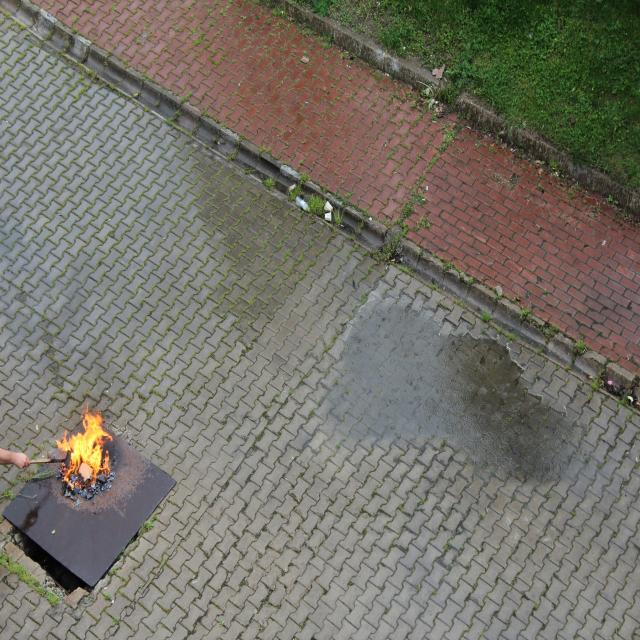
%> input picture Fase II Segmentacion/examples/original/173_JPG.rf.3d77dde3b3a5641f2b17638b3c40b8e3.jpg, 640 x 640 px
$ octave --eval "smoke('../../Fase II Segmentacion/examples/original/173_JPG.rf.3d77dde3b3a5641f2b17638b3c40b8e3.jpg');"   (GNU Octave 9; MATLAB toolbox functions it lacks are replaced by stand-ins)
%> lines starting %> are read from the running program, lines starting %| are printed output that depends on the picture; in (x1, y1, x2, y2) boxes, pixels count from 0 and x2, y2 are one past the last pixel; in counts of white or black regions, pixels touching at a corner belong together; the program's own positions count from 1
function smoke(path)

% 0. Parámetros
clip = 0.02;
sigma = 4;          % Suavizado moderado para resaltar la textura del humo
K = 6;              % Número de clústeres para segmentación
radius = 1;         % Parámetro LBP
neighbors = 8;      % Parámetro LBP
T_smoke = 0.30;     % Umbral de distancia Chi-cuadrado

% 1. Leer imagen y convertir a Lab
I = imread(path);
%> I is the input picture: size 640x640x3 uint8; mean R, G, B 117.2, 114.2, 104.4
lab = rgb2lab(I);
%> lab: size 640x640x3 double; mean of channels 1, 2, 3 47.9, -0.6, 6.1
L = lab(:,:,1);
A = lab(:,:,2);
B = lab(:,:,3);
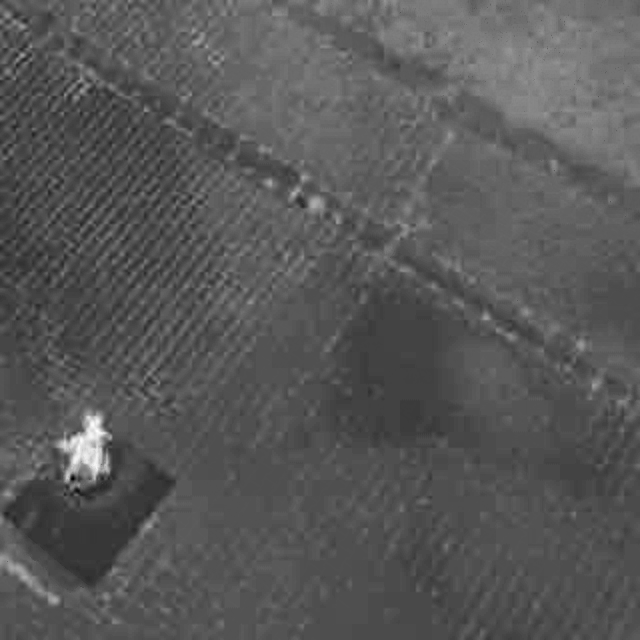
%> B: size 640x640 double; min -29.42, max 73.34, mean 6.1; drawn with min black and max white

% 2. Preprocesamiento (Realce de textura)
% CLAHE ayuda a que el LBP "vea" mejor las variaciones del humo
Lc = adapthisteq(L/100, 'ClipLimit', clip);
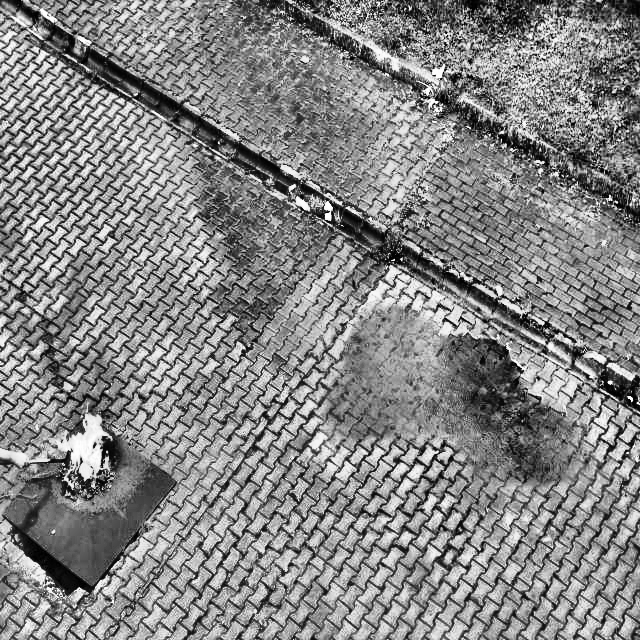
%> Lc: size 640x640 double; min 0, max 1, mean 0.523
Ls = imgaussfilt(Lc, sigma);
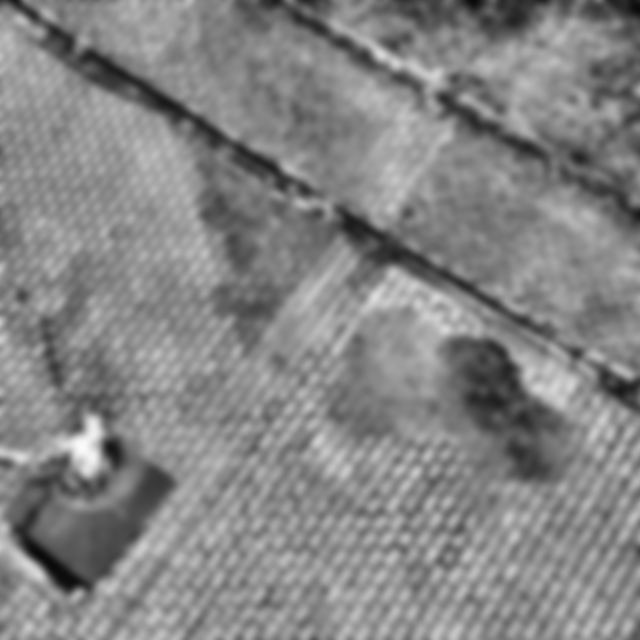
%> Ls: size 640x640 double; min 0.0355, max 0.983, mean 0.523

% 3. Segmentación por Color (K-means)
% Normalizamos canales para agrupar colores similares
X = reshape(cat(3, L/100, mat2gray(A), mat2gray(B)), [], 3);
[idx, ~] = kmeans(X, K, 'Replicates', 3, 'MaxIter', 200);
labels = reshape(idx, size(L));
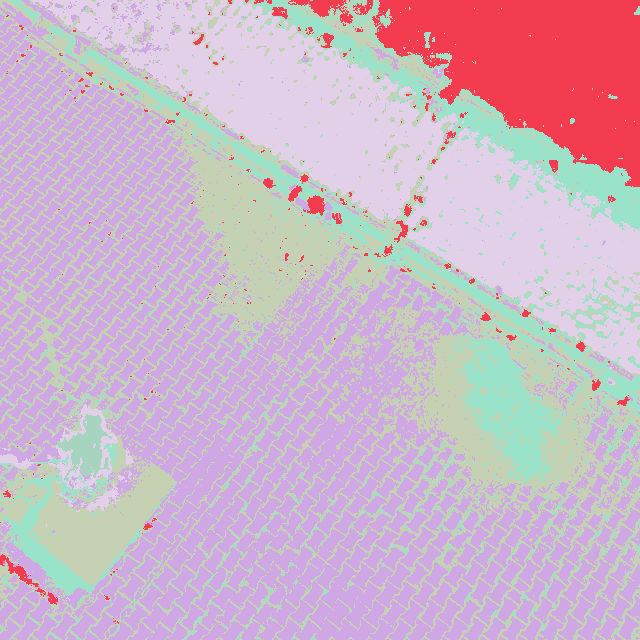
%> labels: size 640x640 double; 6 distinct labels, from 1 to 6; one colour per label, 0 black

% 4. Selección del Candidato a Humo (Basado en Color Gris)
% El humo suele ser neutro (A y B cerca de 0) y brillo medio-alto
meanL = zeros(K,1);
chroma = zeros(K,1);

for i = 1:K
    mask = (labels == i);
    meanL(i) = mean(L(mask));
    % Cromaticidad: qué tan lejos está del gris neutro
    chroma(i) = sqrt(mean(A(mask))^2 + mean(B(mask))^2);
end
%> this loop made 6 passes
%> pass 1, in smoke, `mask = (labels == i);`:
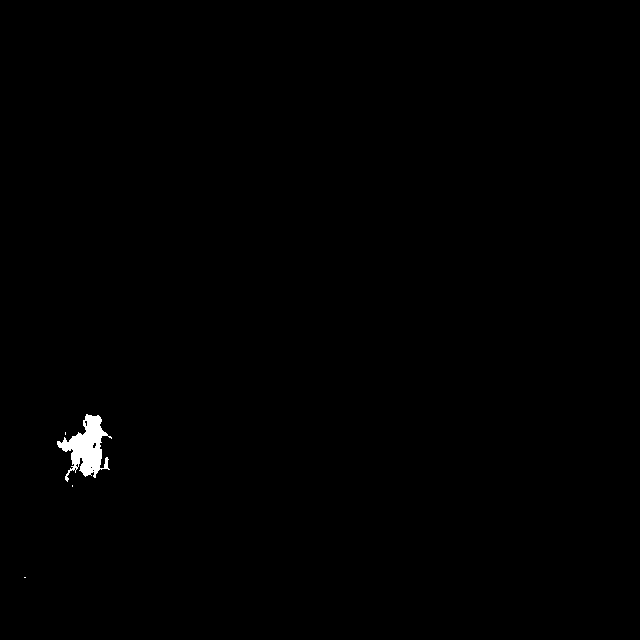
%> mask: size 640x640 logical; 0.41% white; 4 white regions (3 under 20 px), largest, box (x1, y1, x2, y2) and area: (57, 414, 112, 482) 1653
%> pass 3, in smoke, `mask = (labels == i);`:
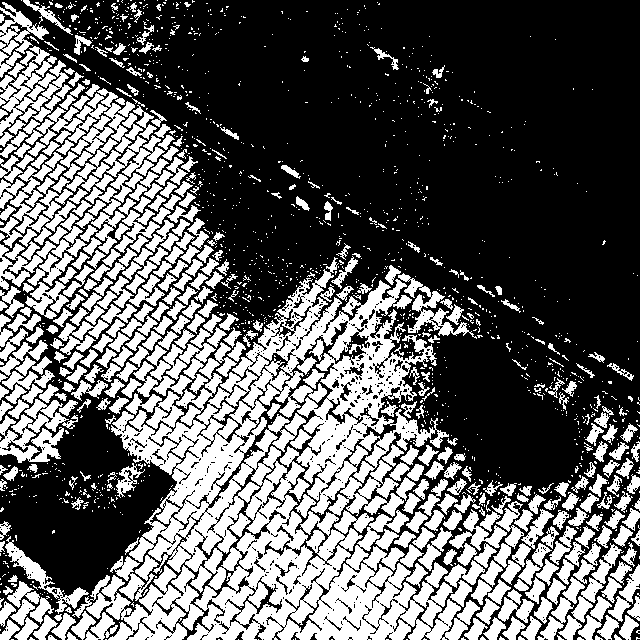
%> mask: size 640x640 logical; 37.8% white; 1675 white regions (1232 under 20 px), largest, box (x1, y1, x2, y2) and area: (111, 257, 480, 640) 60044, (72, 556, 204, 640) 5238, (0, 46, 72, 136) 2681
%> after the loop, chroma = [52.25; 25.36; 2.65; 4.67; 15.41; 6.23]; meanL = [82.03; 27.52; 59.92; 46.24; 43.54; 29.2]

% Score: buscamos alta luminancia y baja cromaticidad (gris)
score_humo = meanL .* (100 - chroma);
%> score_humo = [3917.1; 2053.8; 5832.7; 4407.7; 3682.5; 2738.2]
[~, smokeCluster] = max(score_humo);
%> smokeCluster = 3
mask_candidato = (labels == smokeCluster);

% 5. Validación por Textura LBP
% Extraemos LBP solo de la región candidata
L_reg = Ls .* mask_candidato;
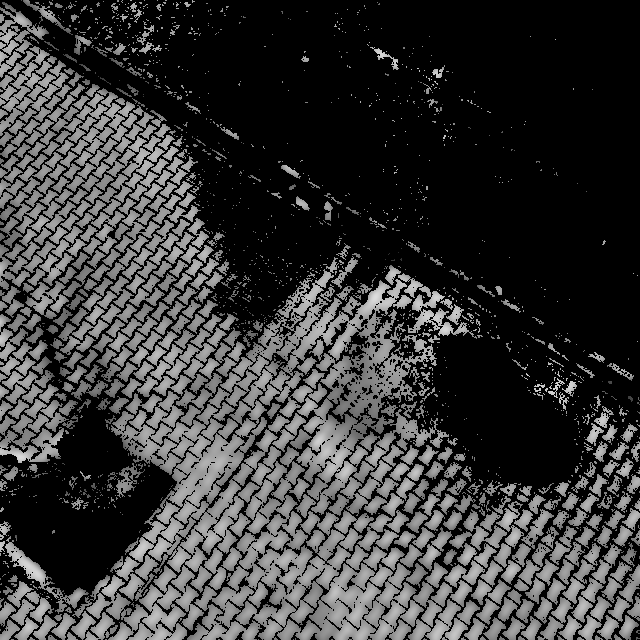
%> L_reg: size 640x640 double; min 0, max 0.87, mean 0.222
%> (the run ends here)

$ run again, on Fase II Segmentacion/examples/original/1_JPG.rf.82be351019b363a690c1f9394144c4d9.jpg
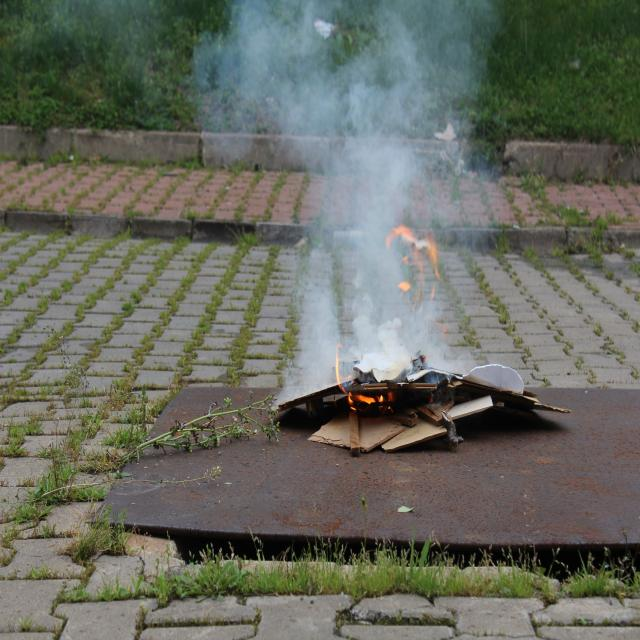
%> input picture Fase II Segmentacion/examples/original/1_JPG.rf.82be351019b363a690c1f9394144c4d9.jpg, 640 x 640 px
%> in smoke, I is the input picture: size 640x640x3 uint8; mean R, G, B 102.7, 105.7, 95.4
%> lab: size 640x640x3 double; mean of channels 1, 2, 3 43.8, -2.9, 5.7
%> in smoke, `labels = reshape(idx, size(L));`:
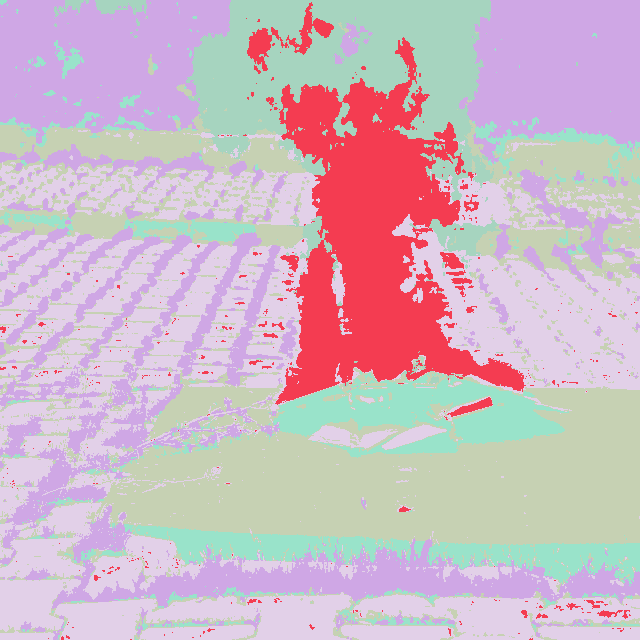
%> labels: size 640x640 double; 6 distinct labels, from 1 to 6; one colour per label, 0 black
%> after the loop in smoke, `for i = 1:K`: chroma = [9.58; 6.87; 20.8; 5.16; 5.66; 4.44]; meanL = [49.28; 68.08; 32.91; 38.62; 55.99; 10.24]
%> score_humo = [4455.3; 6340.5; 2606.7; 3662.7; 5282.7; 978.6]
%> smokeCluster = 2
%> in smoke, `L_reg = Ls .* mask_candidato;`:
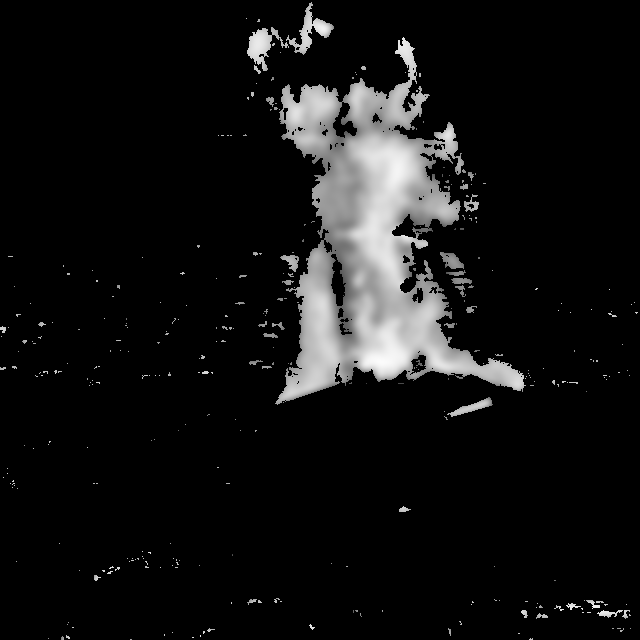
%> L_reg: size 640x640 double; min 0, max 0.986, mean 0.0746

$ run again, on Fase II Segmentacion/examples/original/264_png.rf.43a917f94cc73493b26b63d01e015184.jpg
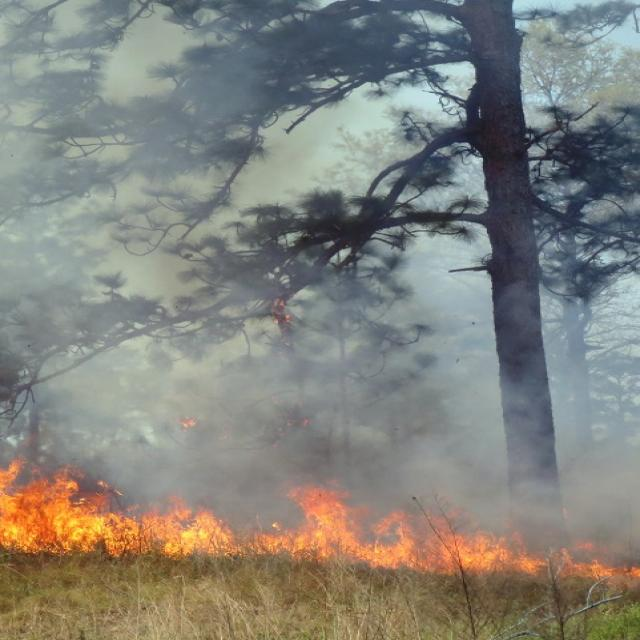
%> input picture Fase II Segmentacion/examples/original/264_png.rf.43a917f94cc73493b26b63d01e015184.jpg, 640 x 640 px
%> in smoke, I is the input picture: size 640x640x3 uint8; mean R, G, B 131.1, 130.7, 123.8
%> lab: size 640x640x3 double; mean of channels 1, 2, 3 54.4, -0.2, 3.9
%> labels: size 640x640 double; 6 distinct labels, from 1 to 6
%> the loop in smoke, `for i = 1:K` made 6 passes
%> pass 1, in smoke, `mask = (labels == i);`:
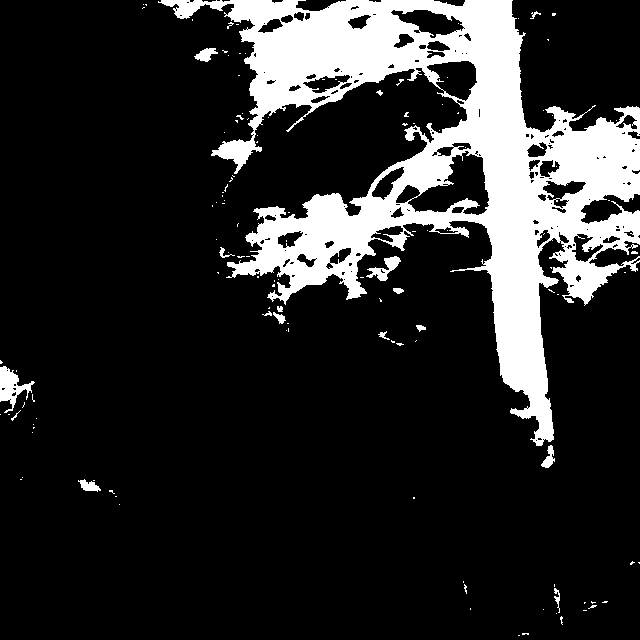
%> mask: size 640x640 logical; 16.6% white; 128 white regions (111 under 20 px), largest, box (x1, y1, x2, y2) and area: (158, 0, 640, 446) 65640, (0, 366, 35, 413) 687, (366, 256, 401, 281) 345
%> after the loop in smoke, `for i = 1:K`: chroma = [9.38; 56.29; 2.44; 24.36; 27.17; 5.44]; meanL = [30.54; 66.02; 54.6; 47.28; 55.27; 68.55]
%> score_humo = [2767.9; 2886; 5326.8; 3576; 4025.2; 6482.4]
%> smokeCluster = 6
%> mask_candidato: size 640x640 logical; 29.7% white; 407 white regions (313 under 20 px), largest, box (x1, y1, x2, y2) and area: (0, 3, 224, 316) 29263, (40, 319, 298, 494) 23408, (186, 80, 466, 251) 16441
%> in smoke, `L_reg = Ls .* mask_candidato;`:
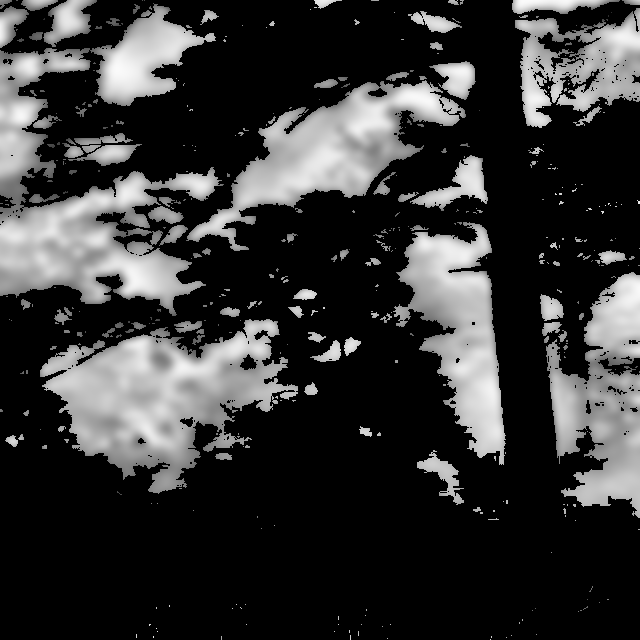
%> L_reg: size 640x640 double; min 0, max 0.984, mean 0.21
